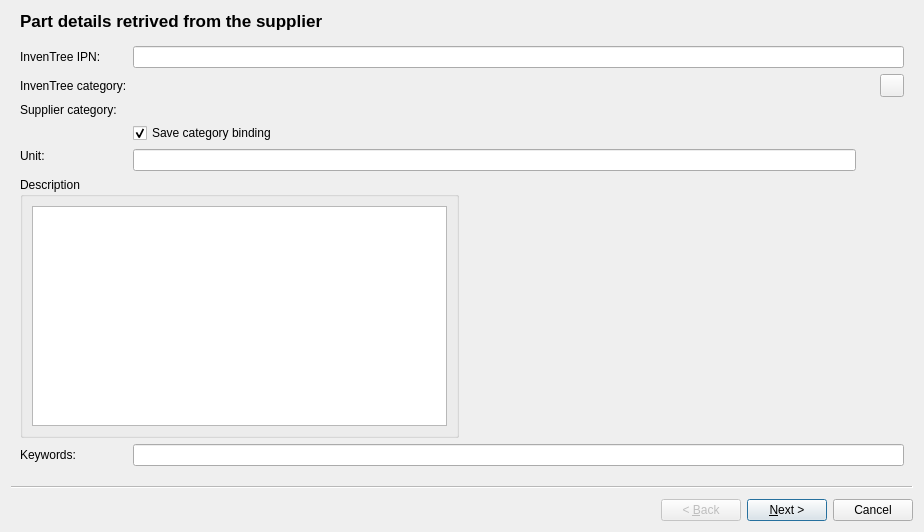
<?xml version="1.0" encoding="UTF-8"?>
<ui version="4.0">
 <class>InvenTreePartImportWizard</class>
 <widget class="QWizard" name="InvenTreePartImportWizard">
  <property name="geometry">
   <rect>
    <x>0</x>
    <y>0</y>
    <width>924</width>
    <height>532</height>
   </rect>
  </property>
  <property name="windowTitle">
   <string>Single part import wizard</string>
  </property>
  <property name="wizardStyle">
   <enum>QWizard::ClassicStyle</enum>
  </property>
  <widget class="QWizardPage" name="wizardPagePartDetails">
   <property name="title">
    <string>Part details retrived from the supplier</string>
   </property>
   <attribute name="pageId">
    <string notr="true">2</string>
   </attribute>
   <layout class="QGridLayout" name="gridLayout">
    <item row="9" column="0">
     <widget class="QLabel" name="label_5">
      <property name="text">
       <string>Keywords:</string>
      </property>
     </widget>
    </item>
    <item row="1" column="5">
     <widget class="QToolButton" name="toolButtonEditInventTreeCategory">
      <property name="text">
       <string/>
      </property>
     </widget>
    </item>
    <item row="9" column="1" colspan="5">
     <widget class="QLineEdit" name="lineEditKeyWords"/>
    </item>
    <item row="0" column="0">
     <widget class="QLabel" name="labelInvenTreeIPN">
      <property name="text">
       <string>InvenTree IPN:</string>
      </property>
     </widget>
    </item>
    <item row="4" column="1" rowspan="2">
     <widget class="QLineEdit" name="lineEditUnit"/>
    </item>
    <item row="3" column="1">
     <widget class="QCheckBox" name="checkBoxSaveCategorBinding">
      <property name="text">
       <string>Save category binding</string>
      </property>
      <property name="checked">
       <bool>true</bool>
      </property>
     </widget>
    </item>
    <item row="0" column="1" colspan="5">
     <widget class="QLineEdit" name="lineEditIPN">
      <property name="text">
       <string/>
      </property>
     </widget>
    </item>
    <item row="1" column="0">
     <widget class="QLabel" name="label_4">
      <property name="sizePolicy">
       <sizepolicy hsizetype="Fixed" vsizetype="Preferred">
        <horstretch>0</horstretch>
        <verstretch>0</verstretch>
       </sizepolicy>
      </property>
      <property name="text">
       <string>InvenTree category:</string>
      </property>
     </widget>
    </item>
    <item row="2" column="0">
     <widget class="QLabel" name="label_7">
      <property name="text">
       <string>Supplier category:</string>
      </property>
     </widget>
    </item>
    <item row="4" column="0">
     <widget class="QLabel" name="labelUnit">
      <property name="text">
       <string>Unit:</string>
      </property>
     </widget>
    </item>
    <item row="6" column="0" colspan="6">
     <layout class="QHBoxLayout" name="horizontalLayout">
      <property name="bottomMargin">
       <number>0</number>
      </property>
      <item>
       <widget class="QGroupBox" name="groupBox">
        <property name="title">
         <string>Description</string>
        </property>
        <layout class="QGridLayout" name="gridLayout_6">
         <item row="0" column="0">
          <widget class="QTextEdit" name="textEditDescription">
           <property name="sizePolicy">
            <sizepolicy hsizetype="Preferred" vsizetype="Expanding">
             <horstretch>0</horstretch>
             <verstretch>0</verstretch>
            </sizepolicy>
           </property>
          </widget>
         </item>
        </layout>
       </widget>
      </item>
      <item>
       <widget class="QLabel" name="labelPartImage">
        <property name="text">
         <string/>
        </property>
       </widget>
      </item>
     </layout>
    </item>
    <item row="2" column="1" colspan="4">
     <widget class="QLabel" name="labelSupplierCategory">
      <property name="minimumSize">
       <size>
        <width>40</width>
        <height>0</height>
       </size>
      </property>
      <property name="text">
       <string/>
      </property>
     </widget>
    </item>
    <item row="1" column="1" colspan="2">
     <widget class="QLabel" name="labelInvenTreeCategory">
      <property name="text">
       <string/>
      </property>
     </widget>
    </item>
   </layout>
  </widget>
  <widget class="QWizardPage" name="wizardPageParameters">
   <property name="title">
    <string>Part parameters</string>
   </property>
   <attribute name="pageId">
    <string notr="true">4</string>
   </attribute>
   <layout class="QGridLayout" name="gridLayout_2">
    <item row="0" column="0">
     <widget class="QTableView" name="tableViewPropertyMapping">
      <property name="contextMenuPolicy">
       <enum>Qt::CustomContextMenu</enum>
      </property>
      <property name="selectionBehavior">
       <enum>QAbstractItemView::SelectRows</enum>
      </property>
     </widget>
    </item>
    <item row="1" column="0">
     <widget class="QCheckBox" name="checkBox">
      <property name="text">
       <string>Auto split units</string>
      </property>
     </widget>
    </item>
   </layout>
  </widget>
  <widget class="QWizardPage" name="wizardPageAttachments">
   <property name="title">
    <string>Attachments</string>
   </property>
   <attribute name="pageId">
    <string notr="true">5</string>
   </attribute>
   <layout class="QGridLayout" name="gridLayout_4">
    <item row="0" column="0">
     <widget class="QTableView" name="tableViewAttachmentMapping"/>
    </item>
   </layout>
  </widget>
 </widget>
 <tabstops>
  <tabstop>textEditDescription</tabstop>
  <tabstop>lineEditKeyWords</tabstop>
  <tabstop>tableViewAttachmentMapping</tabstop>
  <tabstop>tableViewPropertyMapping</tabstop>
 </tabstops>
 <resources/>
 <connections/>
</ui>
